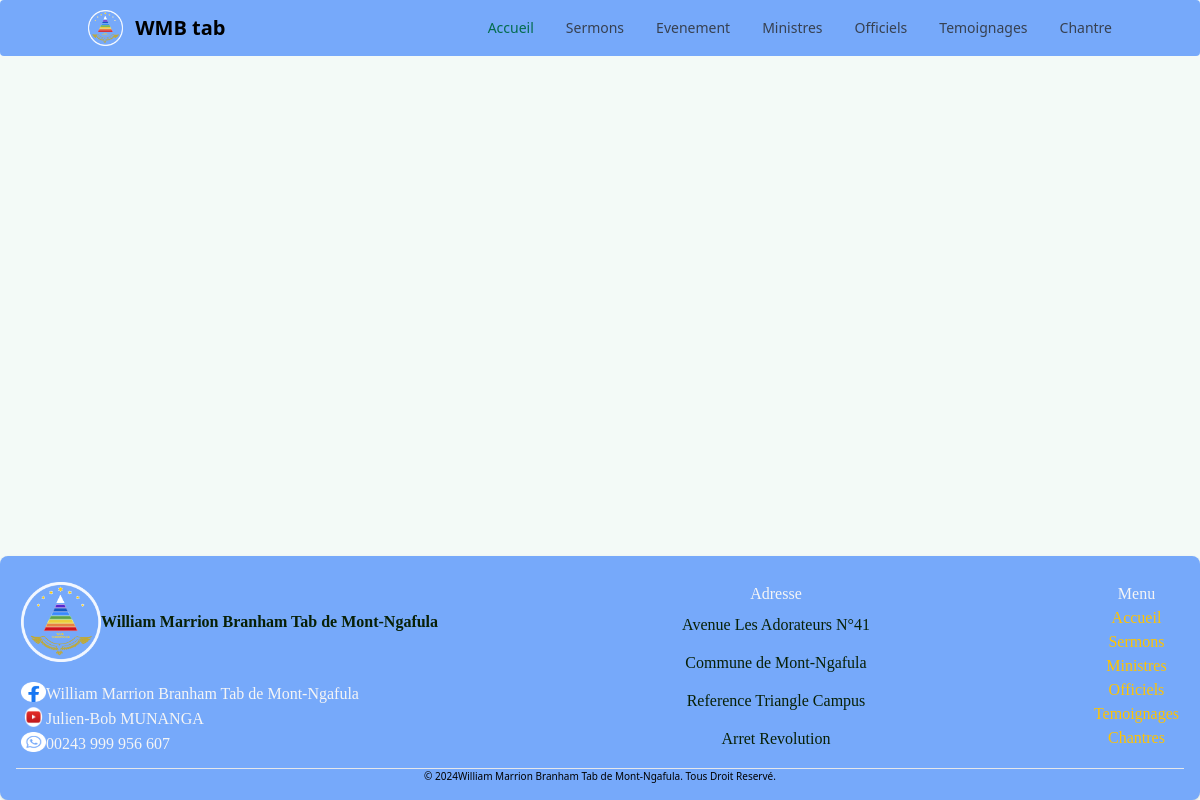
Before: /ViewTheme/ with the older database file.
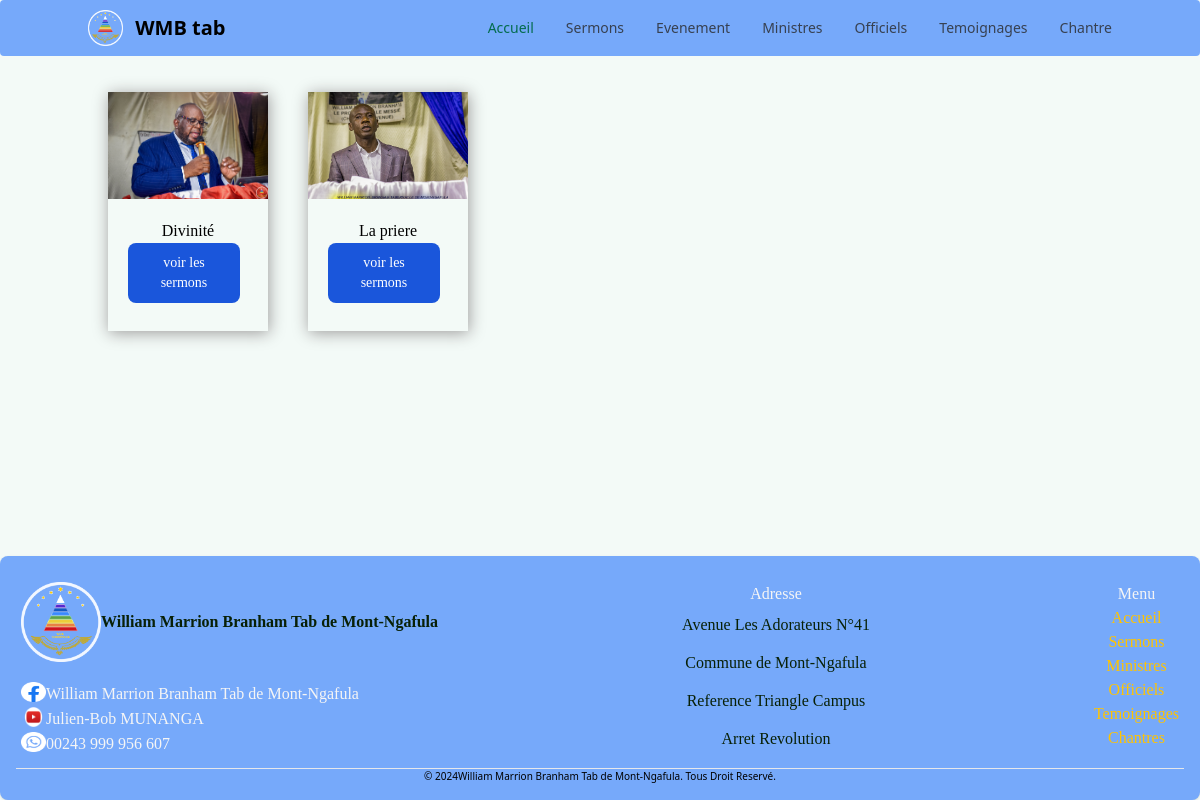
After: the same page with the newer database file.
### sermons/models.py (models this page shows, shortened)
class Theme(models.Model):
    NomTheme = models.CharField(max_length=100, blank = False)
    ThemeDescription = models.TextField(blank=True, null=True)
    image = models.ImageField(blank=True, upload_to='sermons')
    ministre = models.ForeignKey(Ministre, on_delete=models.SET_NULL, null=True)

### sermons/views.py (the view)
# urls.py: path("ViewTheme/", ViewTheme, name="ViewTheme"),
def ViewTheme(request):
    Themes = Theme.objects.all()
    return render(request, 'ViewTheme.html', {'themes': Themes})

### templates/ViewTheme.html (shortened to what this page needs)
{% extends "_base.html" %}
{% load static %}
{% block content %}
    <div class="flex-card">
        {% for theme in themes %}
      <div class="class="flex-initial md:flex flex-col" id="sermon_id">
          <img class="card-img-top" src="{{ theme.image.url }}" alt="Card image">
          <div class="">
            <h4 class="card-title">{{ theme.NomTheme }} </h4>
            <a href="{% url 'SermonByTheme' theme.id %}" class="text-white bg-blue-700 hover:bg-blue-800 focus:ring-4 focus:ring-blue-300 font-medium rounded-lg text-sm px-5 py-2.5 me-2 mb-2 dark:bg-blue-600 dark:hover:bg-blue-700 focus:outline-none dark:focus:ring-blue-800">voir les sermons</a>
          </div>
      </div>
        {% endfor %}
    </div>
{% endblock content %}

### templates/_base.html (shortened to what this page needs)
{% load compress %}
{% load static %}
<!DOCTYPE html>
<html lang="en">
<head>
  {% compress css %}
  <link rel="stylesheet" href="{% static 'src/output.css' %}">
  {% endcompress %}
  <link rel="stylesheet" href="{% static 'css/styleend.css' %}">
  <link href="{% static 'css/style.css' %}" rel="stylesheet" type="text/css">
  <link rel="stylesheet" type="text/css" href="{% static 'css/sermonsstyle.css' %}">
</head>
<body class="bg-green-50">
    <div class="content">
  <nav class="bg-blue-400 border-gray-200 px-2 sm:px-4 py-2.5 rounded dark:bg-gray-800">
    <div class="container flex flex-wrap items-center justify-between mx-auto">
        <a href="{{ .Site.Params.homepage }}/" class="flex items-center">
            <img src="{% static 'css/logo24.png' %}" class="h-6 mr-3 sm:h-9" alt="Flowbite Logo" />
            <span class="self-center text-xl font-semibold whitespace-nowrap dark:text-white">WMB tab</span>
        </a>
        <div class="hidden w-full md:block md:w-auto" id="mobile-menu">
            <ul class="flex flex-col mt-4 md:flex-row md:space-x-8 md:mt-0 md:text-sm md:font-medium">
                <li>
                    <a href=" / "
                        class="block py-2 pl-3 pr-4 text-white bg-green-700 rounded md:bg-transparent md:text-green-700 md:p-0 dark:text-white"
                        aria-current="page">Accueil</a>
                </li>
                <li>
                    <a href="/sermons/"
                        class="block py-2 pl-3 pr-4 text-gray-700 border-b border-gray-100 hover:bg-gray-50 md:hover:bg-transparent md:border-0 md:hover:text-green-700 md:p-0 dark:text-gray-400 md:dark:hover:text-white dark:hover:bg-gray-700 dark:hover:text-white md:dark:hover:bg-transparent dark:border-gray-700">Sermons</a>
                </li>
                <li>
                    <a href="/event/"
                        class="block py-2 pl-3 pr-4 text-gray-700 border-b border-gray-100 hover:bg-gray-50 md:hover:bg-transparent md:border-0 md:hover:text-green-700 md:p-0 dark:text-gray-400 md:dark:hover:text-white dark:hover:bg-gray-700 dark:hover:text-white md:dark:hover:bg-transparent dark:border-gray-700">Evenement</a>
                </li>
                <li>
                    <a href="/ministre/"
                        class="block py-2 pl-3 pr-4 text-gray-700 border-b border-gray-100 hover:bg-gray-50 md:hover:bg-transparent md:border-0 md:hover:text-green-700 md:p-0 dark:text-gray-400 md:dark:hover:text-white dark:hover:bg-gray-700 dark:hover:text-white md:dark:hover:bg-transparent dark:border-gray-700">Ministres</a>
                </li>
                <li>
                    <a href="/offi/"
                        class="block py-2 pl-3 pr-4 text-gray-700 hover:bg-gray-50 md:hover:bg-transparent md:border-0 md:hover:text-green-700 md:p-0 dark:text-gray-400 md:dark:hover:text-white dark:hover:bg-gray-700 dark:hover:text-white md:dark:hover:bg-transparent">Officiels</a>
                </li>
                <li>
                    <a href="/temoignage/"
                        class="block py-2 pl-3 pr-4 text-gray-700 hover:bg-gray-50 md:hover:bg-transparent md:border-0 md:hover:text-green-700 md:p-0 dark:text-gray-400 md:dark:hover:text-white dark:hover:bg-gray-700 dark:hover:text-white md:dark:hover:bg-transparent">Temoignages</a>
                </li>
                <li>
                    <a href="/chantre/"
                        class="block py-2 pl-3 pr-4 text-gray-700 hover:bg-gray-50 md:hover:bg-transparent md:border-0 md:hover:text-green-700 md:p-0 dark:text-gray-400 md:dark:hover:text-white dark:hover:bg-gray-700 dark:hover:text-white md:dark:hover:bg-transparent">Chantre</a>
                </li>
            </ul>
        </div>
    </div>
</nav>
  <main>
    <div class="container mx-auto mt-4">
      {% block content %}
      {% endblock content %}
    </div>
  </main>
</div>
  <footer class="bg-white rounded-lg shadow dark:bg-gray-900 m-4" id="footHead">
    <div class="w-full max-w-screen-xl mx-auto p-4 md:py-8" >
        <div  class="flex-footer">
            <div class="flex-lex">
                <a href=" / " class="footA1" >
                    <img src="/static/css/logo24.png"  alt="Flowbite Logo"/>
                    <span class="self-center text-2xl font-semibold whitespace-nowrap dark:text-white">William Marrion Branham Tab de Mont-Ngafula</span>
                </a>
                <div class="reseau">
                    <a href="https://web.facebook.com/wmbtabdemontngafula/" class="facebook"><img src="/static/css/facebook.png" alt=""><h6>William Marrion Branham Tab de Mont-Ngafula</h6></a>
                    <a href="https://www.youtube.com/@pasteurrbob" class="facebook"><img src="/static/css/youtube.png" alt=""><p>Julien-Bob MUNANGA</p></a>
                    <a href="https://wa.me/243999956607"class="facebook"><img src="/static/css/whatsapp.png" alt="" ><p>00243 999 956 607</p></a>
                </div>
            </div>
            <div class="adresse">
                <h3>Adresse</h3>
                <p>Avenue Les Adorateurs N°41</p>
                <p>Commune de Mont-Ngafula</p>
                <p>Reference Triangle Campus</p>
                <p>Arret Revolution</p>
            </div>
            <div class="menu">
                <h3>Menu</h3>
                <div class="me">
                    <div>
                        <li class="footli1">
                            <a href=" / " class="hover:underline me-4 md:me-6">Accueil</a>
                        </li>
                        <li class="footli1">
                            <a href="/sermons/" class="hover:underline me-4 md:me-6">Sermons</a>
                        </li>
                        <li class="footli2">
                            <a href="/ministre/" class="hover:underline">Ministres</a>
                        </li>
                    </div>
                    <div>
                        <li class="footli2">
                            <a href="/offi/" class="hover:underline">Officiels</a>
                        </li>
                        <li>
                            <a href="/temoignage/" class="hover:underline">Temoignages</a>
                        </li>
                        <li>
                            <a href="/chantre/" class="hover:underline">Chantres</a>
                        </li>
                    </div>
                </div>
            </div>
        </div>
        <hr class="my-6 border-gray-200 sm:mx-auto dark:border-gray-700 lg:my-8" />
        <span class="bas" >© 2024 <a
                href=" / " class="hover:underline"> William Marrion Branham Tab de Mont-Ngafula</a>. Tous Droit Reservé.</span>
    </div>
</footer>
</body>
</html>

### church/static/css/styleend.css (style rules this page uses)
#sermon_id { width: 90%; box-shadow: 1px 2px 15px #9c9b9b; }
#footHead { background-color: #76A9FA; background-size: cover; overflow-y: auto; overflow-x: auto; }
.flex-footer { display: flex; justify-content: space-between; font-family: poppins; padding: 10px 5px; gap: 20px; }
.flex-footer .footA1 { display: flex; justify-content: center; }
.flex-footer .footA1 span { color: #082006; }
.flex-footer a img { height: 80px; width: 80px; }
.flex-footer .adresse { display: flex; flex-direction: column; }
.flex-footer .adresse h3 { display: flex; justify-content: center; font-weight: 500; color: whitesmoke; }
.flex-footer .adresse p { text-align: center; padding: 7px 0px; color: #082006; }
.flex-footer .menu h3 { display: flex; justify-content: center; font-weight: 500; color: whitesmoke; }
.flex-footer .menu li { list-style: none; text-align: center; color: rgb(255, 196, 0); }
.flex-footer .reseau a img { height: 25px; width: 25px; }
.flex-footer .reseau { padding-top: 20px; }
.flex-footer .reseau a img { padding-bottom: 5px; }
.flex-footer .reseau .facebook { display: flex; color: whitesmoke; }
.bas { display: flex; justify-content: center; font-size: x-small; }
.flex-card { display: flex; width: 400px; height: auto; }
.flex-card div { display: flex; flex-wrap: wrap; flex-direction: column; align-items: center; justify-content: center; text-align: center; margin: 20px; font-family: poppins; }
#sermon_id { box-shadow: 1px 2px 15px #9c9b9b; }

### church/static/css/style.css (style rules this page uses)
body { margin: 0px; padding: 0px; }
.adresse { display: flex; justify-content: space-between; color: #EDEDED; font-family: poppins; margin-left: 20px; }

### church/static/css/sermonsstyle.css (style rules this page uses)
div.adresse { display: flex; }

### templates/_base.html (style rules this page uses)
html, body { height: 100%; margin: 0; display: flex; flex-direction: column; }
.content { flex: 1; display: flex; flex-direction: column; }

Changed rows visible on the page:
added Theme: image (picture), NomTheme "Divinité"
added Theme: image (picture), NomTheme "La priere"
